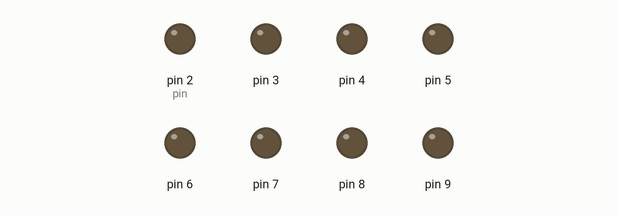
This sketch was run on a simulated Arduino Uno, built with avr-gcc and run on an emulated ATmega328P. Parts: output pins drawn as LEDs (lit = HIGH).

Above: at 0.1 s.
At 2.1 s:
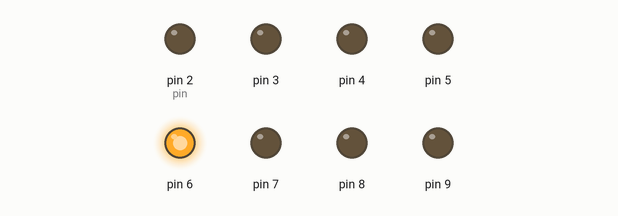
At 8.1 s:
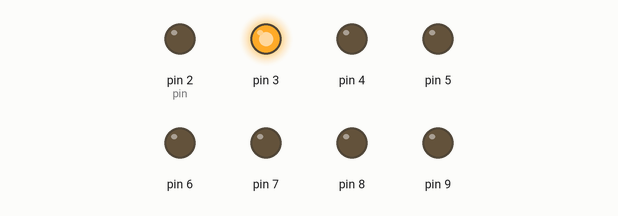
At 18.1 s:
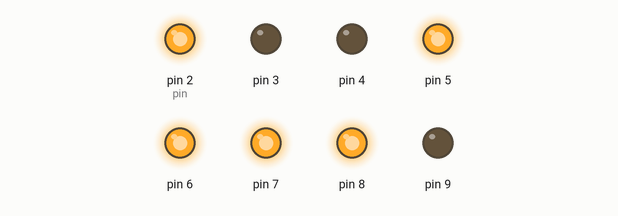
At 29.1 s:
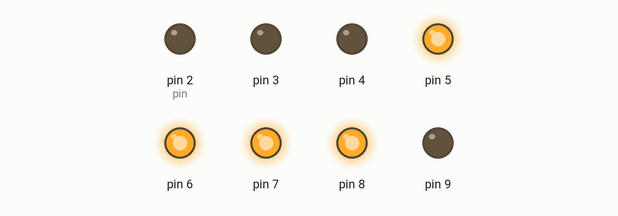
At 37.1 s:
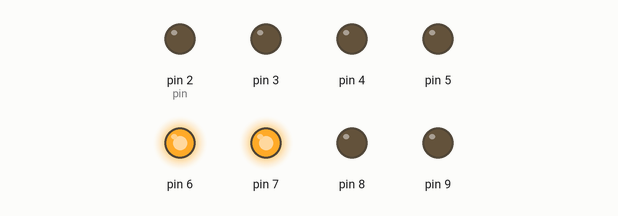
Timing chart, 0 to 40.0 s (numbered marks = the images above):
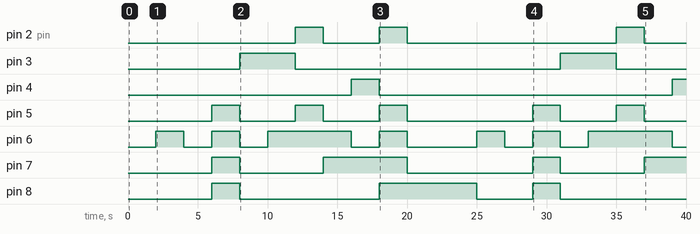

Measured:
- by itself, pin 2 (pin): goes HIGH 2.0 s, LOW 4.0 s, HIGH 2.0 s, LOW 15.0 s, HIGH 2.0 s, then LOW
- by itself, pin 3: alternates HIGH for 4.0 s and LOW for 19.0 s
- by itself, pin 4: LOW → HIGH at 16.0 s, → LOW 2.0 s later, → HIGH 21.0 s later
- by itself, pin 5: LOW → HIGH at 6.0 s, → LOW 2.0 s later, → HIGH 4.0 s later, → LOW 2.0 s later, … (10 changes in this stretch)
- by itself, pin 6: LOW → HIGH at 2.0 s, → LOW 2.0 s later, → HIGH 2.0 s later, → LOW 2.0 s later, … (14 changes in this stretch)
- by itself, pin 7: goes HIGH 2.0 s, LOW 6.0 s, HIGH 6.0 s, LOW 9.0 s, HIGH 2.0 s, LOW 6.0 s, then HIGH
- by itself, pin 8: goes HIGH 2.0 s, LOW 10.0 s, HIGH 7.0 s, LOW 4.0 s, HIGH 2.0 s, then LOW

The sketch:

count_9to0.ino
```cpp
int num_array[10][8] = {  { 0,0,0,0,0,0,1 },    // 0
                          { 1,0,0,1,1,1,1 },    // 1
                          { 0,0,1,0,0,1,0 },    // 2
                          { 0,0,0,0,1,1,0 },    // 3
                          { 1,0,0,1,1,0,0 },    // 4
                          { 0,1,0,0,1,0,0 },    // 5
                          { 0,1,0,0,0,0,0 },    // 6
                          { 0,0,0,1,1,1,1 },    // 7
                          { 0,0,0,0,0,0,0 },    // 8
                          { 0,0,0,0,1,0,0 }     // 9
                          };

//int num_array[10][8] = { 0x02,0x9E,0x24,0x0C,0x98,0x48,0x40,0x1E,0x00,0x08 };

//function header
void Num_Write(int);

void setup()
{
  // set pin modes
  pinMode(2, OUTPUT);
  pinMode(3, OUTPUT);
  pinMode(4, OUTPUT);
  pinMode(5, OUTPUT);
  pinMode(6, OUTPUT);
  pinMode(7, OUTPUT);
  pinMode(8, OUTPUT);
  pinMode(9, OUTPUT);
}

void loop()
{

  //counter loop

  for (int counter = 10; counter > 0; --counter)
  {
   delay(2000);
   Num_Write(counter-1);
  }
  delay(3000);
}

// this functions writes values to the sev seg pins
void Num_Write(int number)
{
  int pin= 2;
  for (int j=0; j < 8; j++) {
   digitalWrite(pin, num_array[number][j]);
   pin++;
  }
}
```
